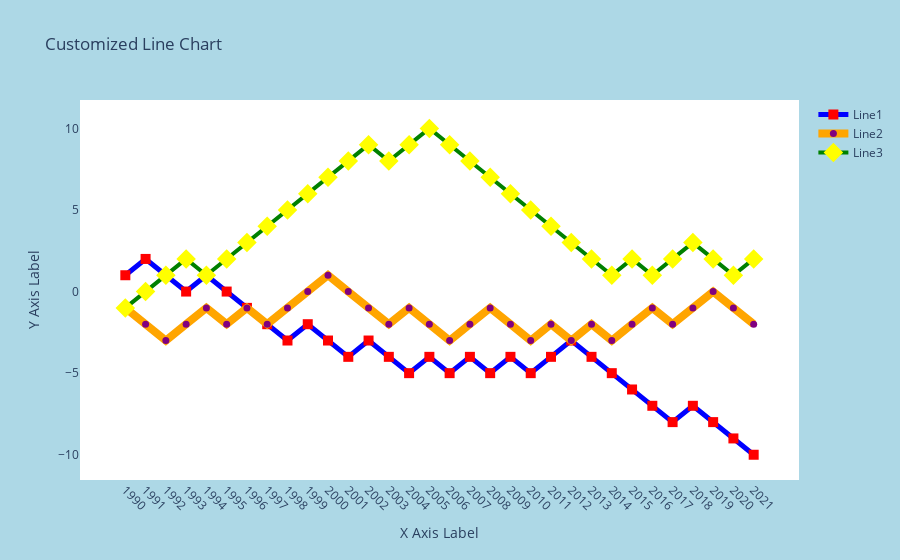

The cell this chart's notebook holds for it:
### Markdown cell above
## Line chart with mutliple variables

It's quite common to want to have **several lines in a single graph**. In practice, all you need to do is write the `add_trace()` with `go.Scatter()` function code several times (**one for each variable**).

This allows us to **easily specify** the parameters of each variable and ensure that the graph has a very **precise style**.

### Code cell
# Create a line chart using Plotly graph objects
fig = go.Figure()

# Variable 1
fig.add_trace(go.Scatter(
    x=df['date'], # x-axis
    y=df['value1'], # y-axis
    mode='lines+markers', # Connect data points with lines and add markers
    name='Line1', # Name in the legend
    
    marker=dict(
        symbol='square',    # Change the marker symbol to a circle
        size=10,            # Set the marker size
        color='red'),       # Set the marker color
    
    line=dict(
        color='blue',        # Change the line color to red
        width=5)             # Set the line width
))

# Variable 2
fig.add_trace(go.Scatter(
    x=df['date'], # x-axis
    y=df['value2'], # y-axis
    mode='lines+markers', # Connect data points with lines and add markers
    name='Line2', # Name in the legend
    
    marker=dict(
        symbol='circle',    # Change the marker symbol to a circle
        size=7,            # Set the marker size
        color='purple'),       # Set the marker color
    
    line=dict(
        color='orange',        # Change the line color to red
        width=8)             # Set the line width
))

# Variable 3
fig.add_trace(go.Scatter(
    x=df['date'], # x-axis
    y=df['value3'], # y-axis
    mode='lines+markers', # Connect data points with lines and add markers
    name='Line3', # Name in the legend
    
    marker=dict(
        symbol='diamond',    # Change the marker symbol to a circle
        size=15,            # Set the marker size
        color='yellow'),       # Set the marker color
    
    line=dict(
        color='green',        # Change the line color to red
        width=4)             # Set the line width
))

# Layout parameters
fig.update_layout(
    title='Customized Line Chart', # Title
    xaxis_title='X Axis Label', # y-axis name
    yaxis_title='Y Axis Label', # x-axis name
    xaxis_tickangle=45,  # Set the x-axis label angle
    showlegend=True,     # Display the legend
    plot_bgcolor='white',  # Set the plot background color
    paper_bgcolor='lightblue', # Set the paper (outside plot area) background color
)

### Figure 1 — Plotly figure (JSON) as saved in the notebook; plotly's stock layout.template omitted (floating-point values rounded to 4 significant figures)
{"data": [{"line": {"color": "blue", "width": 5}, "marker": {"color": "red", "size": 10, "symbol": "square"}, "mode": "lines+markers", "name": "Line1", "type": "scatter", "x": ["1990", "1991", "1992", "1993", "1994", "1995", "1996", "1997", "1998", "1999", "2000", "2001", "2002", "2003", "2004", "2005", "2006", "2007", "2008", "2009", "2010", "2011", "2012", "2013", "2014", "2015", "2016", "2017", "2018", "2019", "2020", "2021"], "y": [1, 2, 1, 0, 1, 0, -1, -2, -3, -2, -3, -4, -3, -4, -5, -4, -5, -4, -5, -4, -5, -4, -3, -4, -5, -6, -7, -8, -7, -8, -9, -10]}, {"line": {"color": "orange", "width": 8}, "marker": {"color": "purple", "size": 7, "symbol": "circle"}, "mode": "lines+markers", "name": "Line2", "type": "scatter", "x": ["1990", "1991", "1992", "1993", "1994", "1995", "1996", "1997", "1998", "1999", "2000", "2001", "2002", "2003", "2004", "2005", "2006", "2007", "2008", "2009", "2010", "2011", "2012", "2013", "2014", "2015", "2016", "2017", "2018", "2019", "2020", "2021"], "y": [-1, -2, -3, -2, -1, -2, -1, -2, -1, 0, 1, 0, -1, -2, -1, -2, -3, -2, -1, -2, -3, -2, -3, -2, -3, -2, -1, -2, -1, 0, -1, -2]}, {"line": {"color": "green", "width": 4}, "marker": {"color": "yellow", "size": 15, "symbol": "diamond"}, "mode": "lines+markers", "name": "Line3", "type": "scatter", "x": ["1990", "1991", "1992", "1993", "1994", "1995", "1996", "1997", "1998", "1999", "2000", "2001", "2002", "2003", "2004", "2005", "2006", "2007", "2008", "2009", "2010", "2011", "2012", "2013", "2014", "2015", "2016", "2017", "2018", "2019", "2020", "2021"], "y": [-1, 0, 1, 2, 1, 2, 3, 4, 5, 6, 7, 8, 9, 8, 9, 10, 9, 8, 7, 6, 5, 4, 3, 2, 1, 2, 1, 2, 3, 2, 1, 2]}], "layout": {"paper_bgcolor": "lightblue", "plot_bgcolor": "white", "showlegend": true, "title": {"text": "Customized Line Chart"}, "xaxis": {"tickangle": 45, "title": {"text": "X Axis Label"}}, "yaxis": {"title": {"text": "Y Axis Label"}}}}
